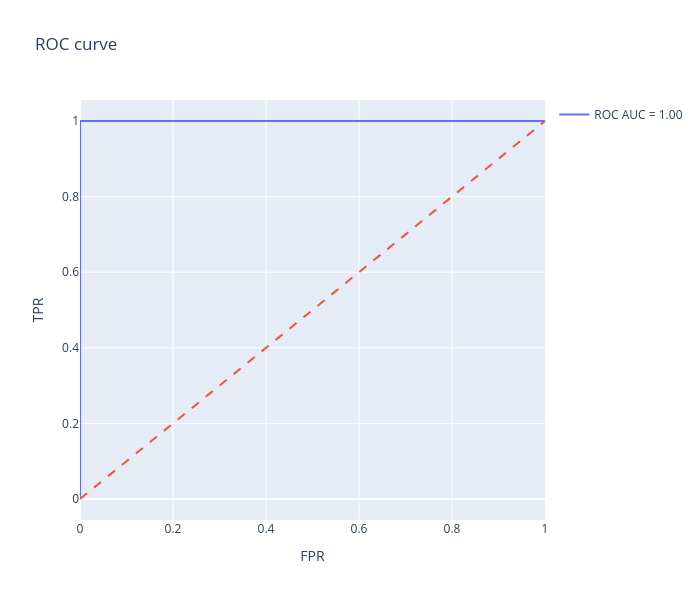

This figure's notebook cell:
### Code cell
viz.roc_plot(rf.y_true, rf.y_proba).show()

### Figure 1 — Plotly figure (JSON) as saved in the notebook; plotly's stock layout.template omitted (floating-point values rounded to 4 significant figures)
{"data": [{"mode": "lines", "name": "ROC AUC = 1.00", "type": "scatter", "x": [0.0, 0.0, 1.0], "y": [0.0, 1.0, 1.0]}, {"line": {"dash": "dash"}, "mode": "lines", "showlegend": false, "type": "scatter", "x": [0, 1], "y": [0, 1]}], "layout": {"height": 600, "title": {"text": "ROC curve"}, "width": 700, "xaxis": {"title": {"text": "FPR"}}, "yaxis": {"title": {"text": "TPR"}}}}
